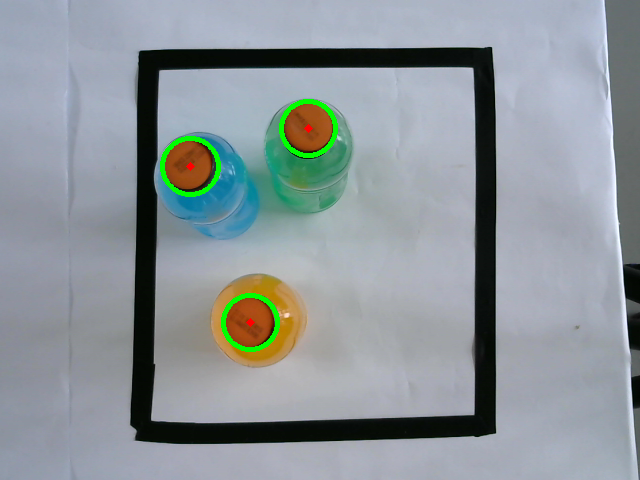
#> input picture process_img/example.png, 640 x 480 px, given in place of the camera
$ python border_video.py   (Python 2 division)   (older library calls are emulated)
#> lines starting #> are read from the running program, lines starting #| are printed output that depends on the picture; after the words box and inside, x2 and y2 are one past the last pixel; in counts of white or black regions, pixels touching at a corner belong together
#!/usr/local/bin/python
import cv2
import numpy as np

cv2.namedWindow("original")
cv2.namedWindow("preview")
cv2.namedWindow("circles")
vc = cv2.VideoCapture(1)

if vc.isOpened(): # try to get the first frame
    rval, frame = vc.read()
#> frame is the input picture: shape (480, 640, 3); mean B, G, R 153.7, 149.5, 141.1
else:
    rval = False

while rval:
    cv2.waitKey(1)
    rval, frame = vc.read()
    img = cv2.medianBlur(frame,5)
    cv2.imshow("original",img)
    gray = cv2.cvtColor(img,cv2.COLOR_BGR2GRAY)
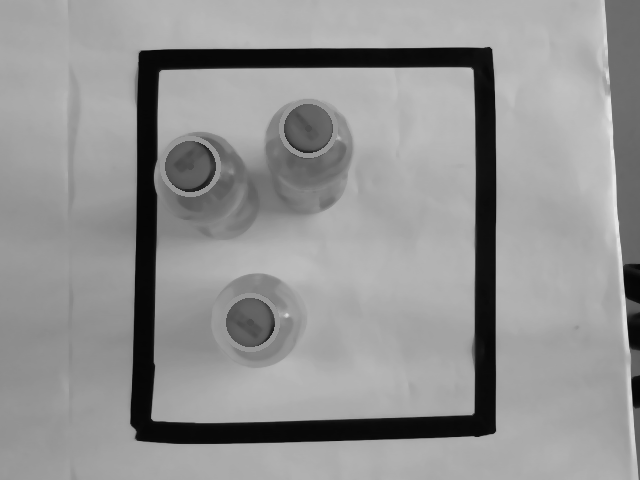
#> gray: shape (480, 640); min 5, max 232, mean 147.4
    ret,thresh = cv2.threshold(gray,107,255,0)
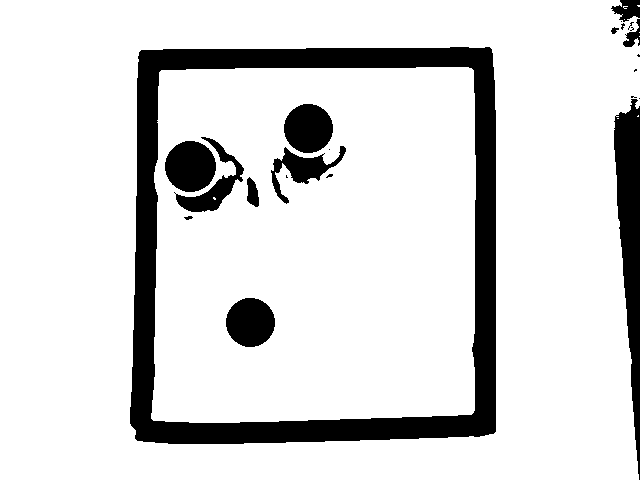
#> thresh: shape (480, 640); 85.6% white; 23 black regions (11 under 20 px)

    # [5 lines of commented-out code are left out]

    im2, contours, hierarchy = cv2.findContours(thresh,cv2.RETR_TREE,cv2.CHAIN_APPROX_SIMPLE)
#> contours = 37 contours, 24 with area under 20; largest, box (x1, y1, x2, y2) and area: (0, 0, 640, 480) 299918, (129, 46, 497, 445) 142247, (151, 67, 476, 423) 111503, (164, 140, 217, 193) 2104, (225, 297, 276, 348) 1948

    if len(contours) != 0:

        c = sorted(contours, key = cv2.contourArea)[-3]
#> c = contour of 97 points, box (x1, y1, x2, y2) (151, 67, 476, 423), area 111503
        x,y,w,h = cv2.boundingRect(c) # Determina el borde
#> x = 151; y = 67; w = 325; h = 356
        mask = np.zeros(img.shape, dtype = "uint8") #Aplica la mascara
        cv2.rectangle(mask, (x,y),(x+w,y+h), (255, 255, 255), -1)
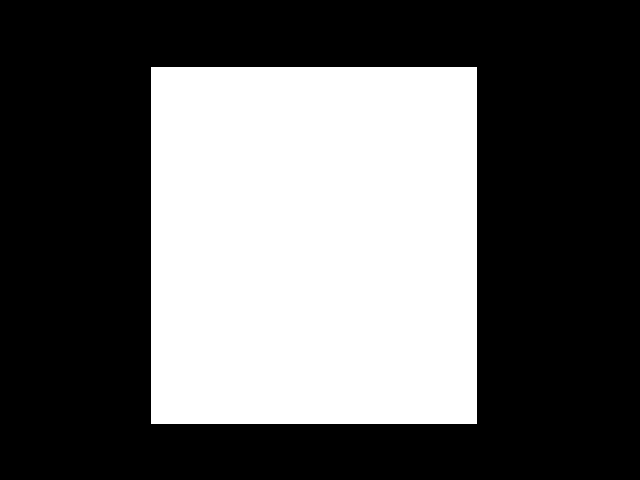
#> mask: shape (480, 640, 3); 37.9% white; 1 white region, box (x1, y1, x2, y2) and area: (151, 67, 477, 424) 116382
        m_img = cv2.bitwise_and(img, mask)
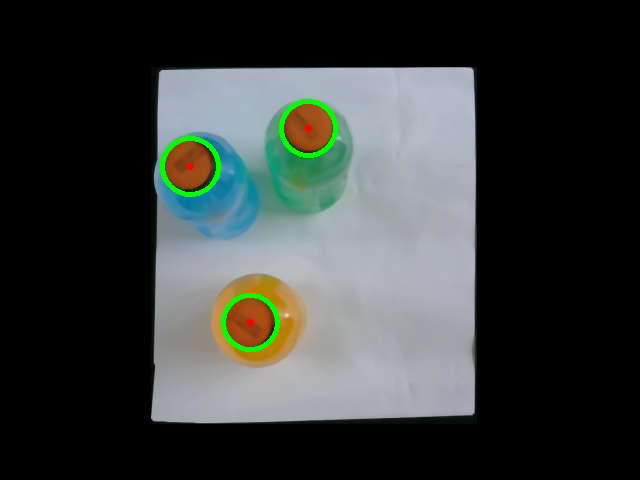
#> m_img: shape (480, 640, 3); mean B, G, R 58, 60.2, 55.5
        # show the images
        cv2.imshow("preview", m_img)

        #cimg = cv2.cvtColor(m_img,cv2.COLOR_GRAY2BGR)
        circles = cv2.HoughCircles(gray,cv2.HOUGH_GRADIENT,1,20,param1=120,param2=40,minRadius=10,maxRadius=30)
#> circles = [[187.5, 164.5, 22.8]]

        if circles is None:
            cv2.imshow("circles", img)
            continue
        circles = np.uint16(np.around(circles))
#> circles = [[188, 164, 23]]

        for i in circles[0,:]:
           print i
           cv2.circle(img,(i[0],i[1]),i[2],(0,255,0),4) # draw the outer circle
           cv2.circle(img,(i[0],i[1]),2,(0,0,255),4) # draw the center of the circle
#> this loop made 1 pass
#| [188 164  23]
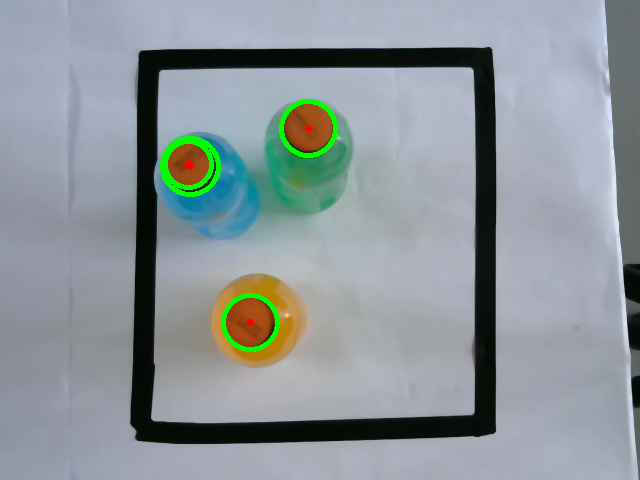
#> img: shape (480, 640, 3); mean B, G, R 153.7, 149.9, 140.8

        cv2.imshow("circles", img)
    key = cv2.waitKey(20)
#> (key Esc is pressed here)

    if key == 27: # exit on ESC
        break
